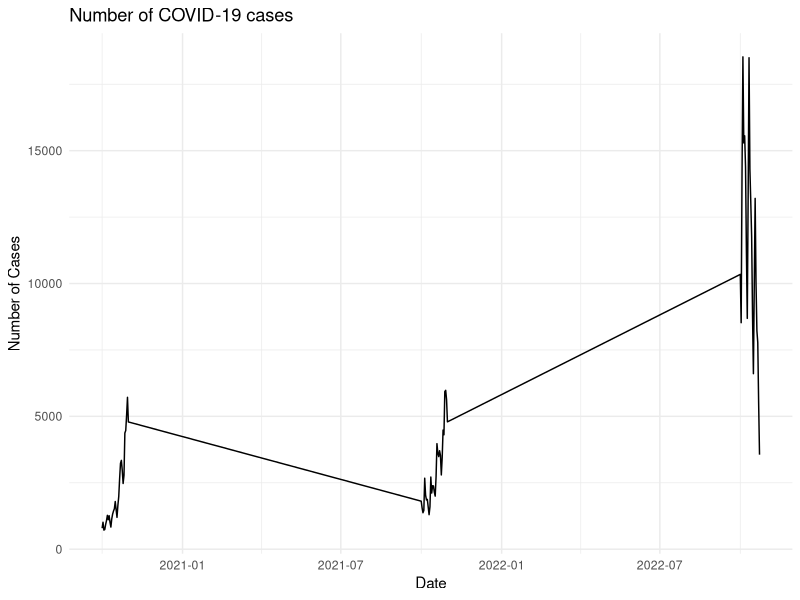
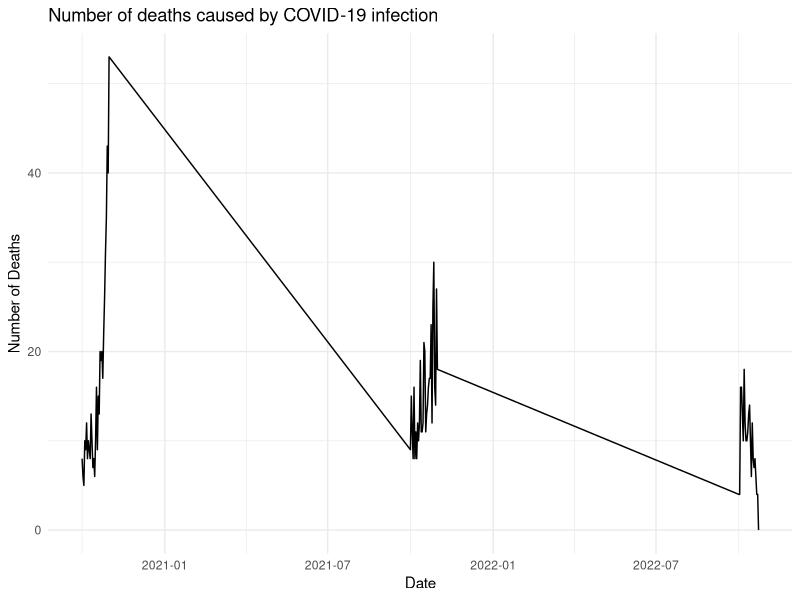

These charts were generated, in order, by the following R code:
## ---- chunk 1
# install.packages("tidyverse")
# install.packages("ggplot2")
# install.packages("dplyr")
## ---- chunk 2
# Load required libraries
library(dplyr)

# Import data from raw data folder
covid_data <- read.csv(file = "./Data_raw/data.csv")

# Set parameters
# You can change these parameters to any you like
country <- "Austria"
year <- 2022
period <- 10

# Filter the data based on parameters
filtered_data <- covid_data %>%
  filter(countriesAndTerritories == country,
         year == year,
         month == period)
## ---- chunk 3
# Load library
library(ggplot2)

# Generate the graph for COVID-19 cases
cases_plot <- ggplot(filtered_data, aes(x = as.Date(paste(year, month, day, sep = "-")), y = cases)) +
  geom_line() +
  labs(x = "Date", y = "Number of Cases", title = "Number of COVID-19 cases") +
  theme_minimal()

# See plot cases
cases_plot

# Generate the graph for COVID-19 deaths
deaths_plot <- ggplot(filtered_data, aes(x = as.Date(paste(year, month, day, sep = "-")), y = deaths)) +
  geom_line() +
  labs(x = "Date", y = "Number of Deaths", title = "Number of deaths caused by COVID-19 infection") +
  theme_minimal()

# See plot deaths
deaths_plot
